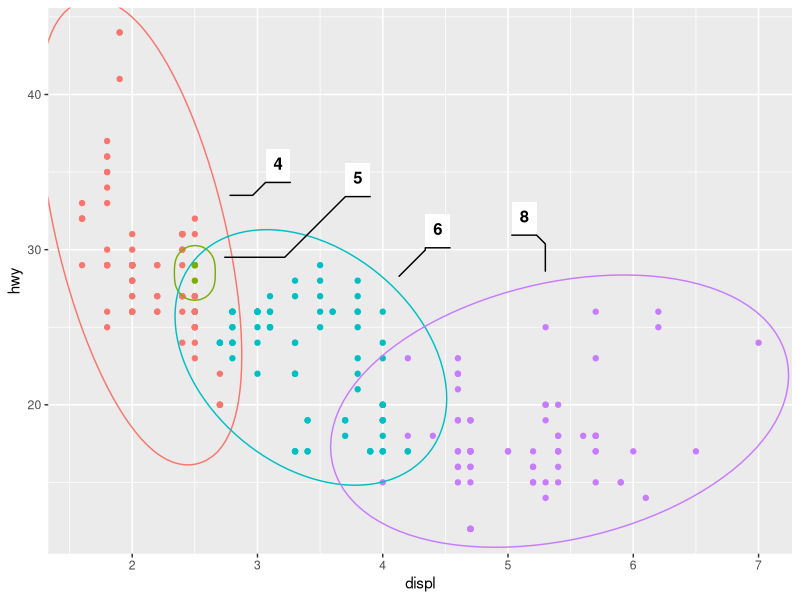

The R script that drew this image:
library(ggplot2)

p <- ggplot(mpg) +
  aes(displ, hwy, color=factor(cyl)) +
  geom_point() +
  ggforce::geom_mark_ellipse(aes(label=cyl, group=cyl)) +
  theme(legend.position="none")

ggsave("_tutorials/06/preview.png", p, width=7, height=4.5, dpi=150)
